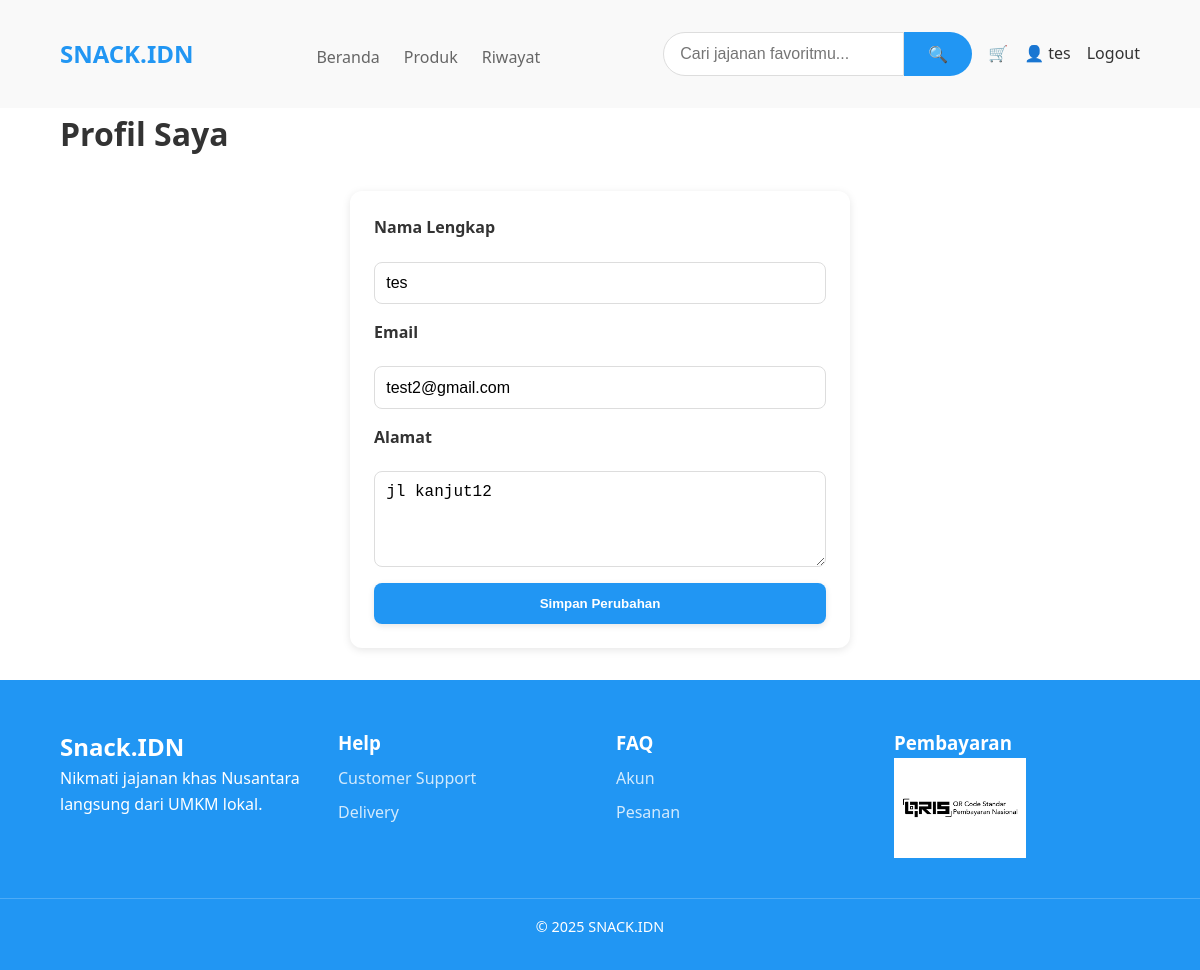
/public/profile.php (signed in), run on the app's committed database.
### tables this page shows
CREATE TABLE `user` (
  `id` varchar(36) NOT NULL,
  `name` varchar(255) NOT NULL,
  `email` varchar(255) NOT NULL,
  `password` varchar(255) NOT NULL,
  `role` enum('pembeli','penjual','admin') NOT NULL,
  `phone` varchar(20) DEFAULT NULL,
  `address` text DEFAULT NULL,
  `store_description` text DEFAULT NULL,
  `store_logo` varchar(255) DEFAULT NULL,
  `status` enum('active','suspended') DEFAULT 'active',
  `created_at` datetime DEFAULT current_timestamp()
);

### public/profile.php (the view, shortened to what this page needs)
<?php
require_once __DIR__ . '/../config/database.php';
$user = $_SESSION['user'];
$user_id = $user['id'];
$stmt = $conn->prepare("SELECT name, email, address FROM user WHERE id=?");
$stmt->bind_param("s", $user_id);
$stmt->execute();
$profile = $stmt->get_result()->fetch_assoc();
?>
<!DOCTYPE html>
<html lang="id">
<head>
  <link rel="stylesheet" href="../assets/css/base.css">
  <link rel="stylesheet" href="../assets/css/profile.css">
</head>
<body>
  <header class="header">
    <div class="container header__content">
      <a href="homepage.php" class="logo">SNACK.IDN</a>
      <nav class="nav nav--bottom">
          <a href="homepage.php" class="nav__link">Beranda</a>
          <a href="product.php" class="nav__link">Produk</a>
          <a href="riwayat.php" class="nav__link">Riwayat</a>
      </nav>
      <div class="header__top">
        <?php include __DIR__ . '/../partials/search.php'; ?>
        <div class="header__actions">
          <a href="cart.php">🛒</a>
          <a href="profile.php"><span class="icon-profile">👤 <?= htmlspecialchars($user['name']) ?></span></a>
          <a href="logout.php">Logout</a>
        </div>
      </div>
    </div>
  </header>
  <main class="main-content">
    <div class="container">
      <h1>Profil Saya</h1>
      <form method="POST" class="profile-form">
        <label for="name">Nama Lengkap</label>
        <input type="text" name="name" id="name" value="<?= htmlspecialchars($profile['name']) ?>" required>
        <label for="email">Email</label>
        <input type="email" name="email" id="email" value="<?= htmlspecialchars($profile['email']) ?>" required>
        <label for="address">Alamat</label>
        <textarea name="address" id="address" rows="4"><?= htmlspecialchars($profile['address'] ?? '') ?></textarea>
        <button type="submit" class="btn">Simpan Perubahan</button>
      </form>
    </div>
  </main>
  <?php include __DIR__ . '/../partials/footer.php'; ?>
</body>
</html>

### assets/css/base.css (style rules this page uses)
:root { --primary: #2196f3; --primary-dark: #1976d2; --text: #333; --text-light: #666; --bg: #fff; --bg-alt: #f9f9f9; --border: #ddd; --gray: #aaa; --radius: 8px; --shadow: 0 2px 6px rgba(0,0,0,0.1); --transition: 0.3s ease; }
* { margin: 0; padding: 0; box-sizing: border-box; }
html, body { font-family: 'Segoe UI', Tahoma, Geneva, Verdana, sans-serif; font-size: 16px; line-height: 1.6; color: var(--text); background-color: var(--bg); }
.container { width: 90%; max-width: 1200px; margin: 0 auto; }
a { text-decoration: none; color: inherit; }
.btn { display: inline-block; background: var(--primary); color: #fff; padding: 0.75rem 1.5rem; border-radius: var(--radius); font-weight: 600; transition: var(--transition); box-shadow: var(--shadow); }
.header, .footer { background: var(--bg-alt); padding: 1rem 0; }
.header__content { display: flex; justify-content: space-between; align-items: center; flex-wrap: wrap; gap: 1rem; }
.logo { font-size: 1.5rem; font-weight: 700; color: var(--primary); }
.nav { display: flex; gap: 1.5rem; flex-wrap: wrap; }
.nav__link { color: var(--text-light); font-weight: 500; transition: var(--transition); }
.header__actions { display: flex; gap: 1rem; }
.header__top { display: flex; align-items: center; justify-content: space-between; margin: 1rem 0; gap: 1rem; }
.nav--bottom { margin-top: 0.5rem; text-align: center; }

### assets/css/profile.css (style rules this page uses)
.profile-form { display: flex; flex-direction: column; gap: 1rem; max-width: 500px; margin: 2rem auto; padding: 1.5rem; background: #fff; border-radius: 12px; box-shadow: 0 2px 8px rgba(0,0,0,0.1); }
.profile-form label { font-weight: 600; margin-bottom: 0.3rem; }
.profile-form input, .profile-form textarea { padding: 0.7rem; border: 1px solid #ddd; border-radius: 8px; font-size: 1rem; }
.profile-form .btn { background: #2196f3; color: #fff; padding: 0.8rem; border: none; border-radius: 8px; cursor: pointer; font-weight: bold; transition: background 0.2s ease; }

### data on the page
user: name "tes", email "test2@gmail.com", address "jl kanjut12"
